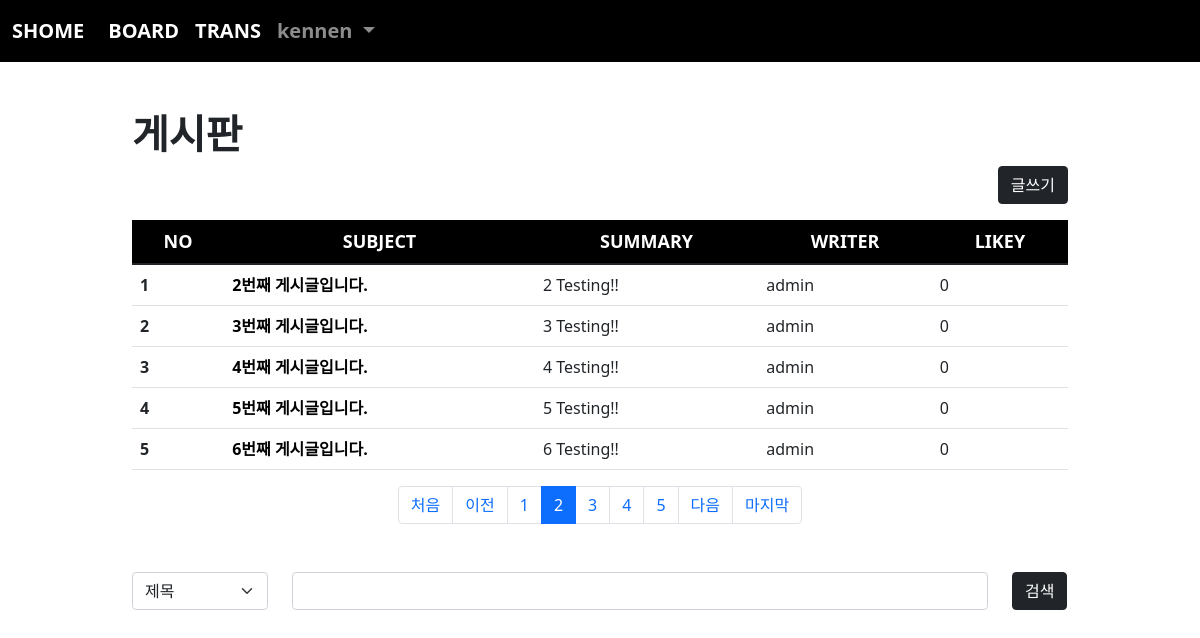
Page /board/index/?page=2 (signed in) on the committed database.
### acc/models.py (models this page shows, shortened)
class User(AbstractUser):
    comment = models.TextField()
    pic = models.ImageField(upload_to="user/%y")
    age = models.IntegerField(default=0)

### board/models.py (models this page shows, shortened)
class Board(models.Model):
    subject = models.CharField(max_length=200)
    writer = models.ForeignKey(User, on_delete=models.CASCADE, related_name="writer")
    content = models.TextField()
    likey = models.ManyToManyField(User, blank=True, related_name="likey")
    pubdate = models.DateTimeField()
    def summary(self):
        if len(self.content) > 30:
            return self.content[:30] + " ..."
        return self.content

### board/views.py (the view)
# urls.py: path('index/', views.index, name="index"),
def index(request):
    cate = request.GET.get("cate","")
    kw = request.GET.get("kw","")
    if kw:
        if cate == "sub":
            b = Board.objects.filter(subject__startswith=kw)
        elif cate == "wri":
            try:
                from acc.models import User
                u = User.objects.get(username=kw)
                b = Board.objects.filter(writer=u)
            except:
                b = Board.objects.none()
        else:
            b = Board.objects.filter(content__contains=kw)
    else:
        b = Board.objects.all()
    pg = request.GET.get("page", 1)
    pag = Paginator(b, 5)
    obj = pag.get_page(pg)
    context = {
        "blist" : obj,
        "cate" : cate,
        "kw" : kw
    }
    return render(request, "board/index.html", context)

### template/board/index.html (shortened to what this page needs)
{% extends 'base.html' %}
{% block con %}
    <div class="container mt-5" style="width:80%">
        <h1><b>게시판</b></h1>
        <div class="text-end">
            <a href="{% url 'board:create' %}" class="btn btn-dark">글쓰기</a>
        </div>
        <table class="table mt-3 table-hover">
            <thead class="text-center" style="background-color: black; color:white; font-weight: bold; font-size: 18px;">
                <tr>
                    <th scope="col">NO</th>
                    <th scope="col">SUBJECT</th>
                    <th scope="col">SUMMARY</th>
                    <th scope="col">WRITER</th>
                    <th scope="col">LIKEY</th>
                </tr>
            </thead>
            <tbody>
                {% for i in blist %}
                    <tr>
                        <th scope="row">{{ forloop.counter }}</th>
                        <td><a class="sub" href="{% url 'board:detail' i.id %}">{{ i.subject }}</a></td>
                        <td>{{ i.summary }}</td>
                        <td>{{ i.writer }}</td>
                        <td>{{ i.likey.count }}</td>
                    </tr>
                {% endfor %}
            </tbody>
        </table>
        <nav aria-label="Page navigation example">
            <ul class="pagination justify-content-center">
                {% if blist.has_previous %}
                    <li class="page-item">
                        <a class="page-link" href="{% url 'board:index' %}?page=1">처음</a>
                    </li>
                    <li class="page-item">
                        <a class="page-link" href="{% url 'board:index' %}?page={{blist.previous_page_number}}">이전</a>
                    </li>
                {% endif %}
                {% for i in blist.paginator.page_range %}
                    {% if blist.number|add:-3 <= i and i <= blist.number|add:3 %}
                        <li class="page-item {% if blist.number == i %} active {% endif %}"><a class="page-link" href="{% url 'board:index' %}?page={{i}}">{{i}}</a></li>
                    {% endif %}
                {% endfor %}
                {% if blist.has_next %}
                    <li class="page-item">
                        <a class="page-link" href="{% url 'board:index' %}?page={{blist.next_page_number}}">다음</a>
                    </li>
                    <li class="page-item">
                        <a class="page-link" href="{% url 'board:index' %}?page={{blist.paginator.num_pages}}">마지막</a>
                    </li>
                {% endif %}
            </ul>
        </nav>
        <form>
            <div class="row mt-5 mb-5">
                <div class="col-lg-2">
                    <select name="cate" class="form-select" aria-label="Default select example">
                        <option value="sub" {% if cate == 'sub' %} selected {% endif %}>제목</option>
                    </select>
                </div>
                <div class="col-lg-9">
                    <input type="text" class="form-control" name="kw">
                </div>
                <div class="col-lg-1">
                    <button class="btn btn-dark">검색</button>
                </div>
            </div>
        </form>
</div>
{% endblock %}

### template/base.html (shortened to what this page needs)
<!doctype html>
<html lang="en">
    <head>
        <link href="https://cdn.jsdelivr.net/npm/bootstrap@5.1.3/dist/css/bootstrap.min.css" rel="stylesheet">
    </head>
    <body>
        {% if user.is_authenticated %}
            <nav class="navbar navbar-expand-lg navbar-dark" style="background-color: rgb(0, 0, 0); font-size: 20px; font-weight: bold;">
                <div class="container-fluid">
                    <a class="navbar-brand" href="{% url 'acc:index' %}">SHOME</a>
                    <div class="collapse navbar-collapse" id="navbarSupportedContent">
                        <ul class="navbar-nav me-auto mb-2 mb-lg-0">
                            <li class="nav-item">
                                <a class="nav-link active" aria-current="page" href="{% url 'board:index' %}">BOARD</a>
                            </li>
                            <li class="nav-item">
                                <a class="nav-link active" aria-current="page" href="{% url 'trans:index' %}">TRANS</a>
                            </li>
                            <li class="nav-item dropdown">
                                <a class="nav-link dropdown-toggle" href="#" id="navbarDropdown" role="button" data-bs-toggle="dropdown" aria-expanded="false">
                                    {{ user }}
                                </a>
                            </li>
                        </ul>
                    </div>
                </div>
            </nav>
        {% endif %}
        {% if user.is_authenticated %}
            {% block con %}{% endblock %}
        {% endif %}
    </body>
</html>

### template/board/index.html (style rules this page uses)
.sub { text-decoration: none; color: black; font-weight: bold; }

### rows in the picture
User: username "kennen"
Board: subject "2번째 게시글입니다.", summary "2 Testing!!", writer "admin", likey.count "0"
Board: subject "3번째 게시글입니다.", summary "3 Testing!!", writer "admin", likey.count "0"
Board: subject "4번째 게시글입니다.", summary "4 Testing!!", writer "admin", likey.count "0"
Board: subject "5번째 게시글입니다.", summary "5 Testing!!", writer "admin", likey.count "0"
Board: subject "6번째 게시글입니다.", summary "6 Testing!!", writer "admin", likey.count "0"

### other values in the picture
{{ i }} "1" "2" "3" "4" "5"
